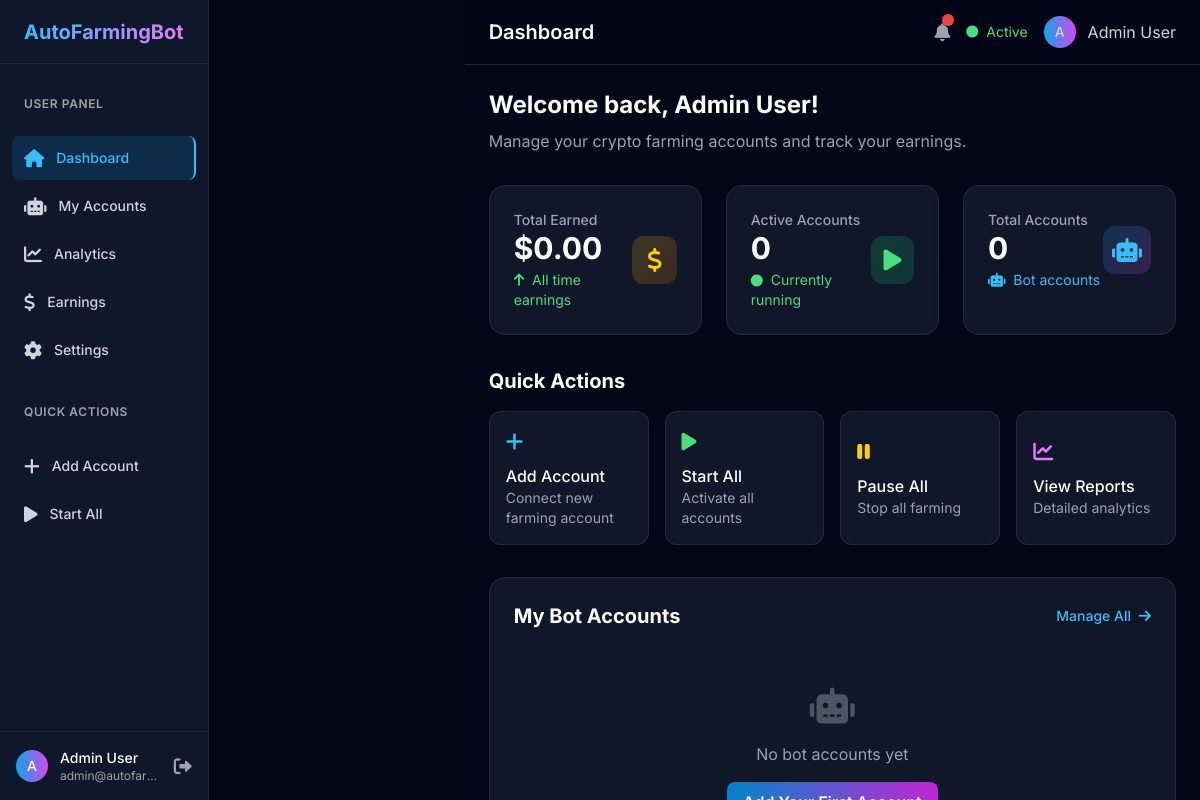
The app's page /dashboard (signed in) with its own data.
### models.py (models this page shows, shortened)
class User(UserMixin, db.Model):
    __tablename__ = 'users'
    id = db.Column(db.Integer, primary_key=True)
    username = db.Column(db.String(64), unique=True, nullable=False)
    email = db.Column(db.String(120), unique=True, nullable=False)
    first_name = db.Column(db.String(64), nullable=True)
    last_name = db.Column(db.String(64), nullable=True)
    password_hash = db.Column(db.String(256), nullable=False)
    role = db.Column(db.String(20), default='user')  # 'user' or 'admin'
    active = db.Column(db.Boolean, default=True)
    created_at = db.Column(db.DateTime, default=datetime.utcnow)
    last_login = db.Column(db.DateTime)
    bot_accounts = db.relationship('BotAccount', backref='user', lazy=True, cascade='all, delete-orphan')
    @property
    def full_name(self):
        if self.first_name and self.last_name:
            return f"{self.first_name} {self.last_name}"
        return self.username

### routes.py (the view)
@app.route('/dashboard')
@login_required
def user_dashboard():
    user_accounts = BotAccount.query.filter_by(user_id=current_user.id).all()
    total_earned = sum(account.total_earned for account in user_accounts)
    active_count = len([acc for acc in user_accounts if acc.status == 'active'])
    account_ids = [acc.id for acc in user_accounts]
    recent_sessions = FarmingSession.query.filter(
        FarmingSession.bot_account_id.in_(account_ids)
    ).order_by(FarmingSession.session_start.desc()).limit(5).all()
    return render_template('user/dashboard.html',
                         accounts=user_accounts,
                         total_earned=total_earned,
                         active_count=active_count,
                         recent_sessions=recent_sessions)

### app.py (called while the page is built)
@login_manager.user_loader
def load_user(user_id):
    from models import User
    return User.query.get(int(user_id))

### templates/user/dashboard.html (shortened to what this page needs)
{% extends "user/base.html" %}
{% block page_title %}Dashboard{% endblock %}
{% block content %}
<div class="mb-8">
    <h1 class="text-2xl font-bold text-white mb-2">Welcome back, {{ current_user.full_name }}!</h1>
    <p class="text-gray-400">Manage your crypto farming accounts and track your earnings.</p>
</div>
<div class="grid grid-cols-1 md:grid-cols-3 gap-6 mb-8">
    <div class="bg-dark-800/50 backdrop-blur-sm rounded-2xl border border-dark-700/50 p-6">
        <div class="flex items-center justify-between">
            <div>
                <p class="text-sm font-medium text-gray-400">Total Earned</p>
                <p class="text-3xl font-bold text-white">${{ "%.2f"|format(total_earned) }}</p>
                <p class="text-sm text-green-400 mt-1">
                    <i class="fas fa-arrow-up mr-1"></i>
                    All time earnings
                </p>
            </div>
            <div class="flex items-center justify-center w-12 h-12 bg-gradient-to-br from-yellow-500/20 to-orange-500/20 rounded-xl">
                <i class="fas fa-dollar-sign text-2xl text-yellow-400"></i>
            </div>
        </div>
    </div>
    <div class="bg-dark-800/50 backdrop-blur-sm rounded-2xl border border-dark-700/50 p-6">
        <div class="flex items-center justify-between">
            <div>
                <p class="text-sm font-medium text-gray-400">Active Accounts</p>
                <p class="text-3xl font-bold text-white">{{ active_count }}</p>
                <p class="text-sm text-green-400 mt-1">
                    <i class="fas fa-circle text-xs mr-1"></i>
                    Currently running
                </p>
            </div>
            <div class="flex items-center justify-center w-12 h-12 bg-gradient-to-br from-green-500/20 to-emerald-500/20 rounded-xl">
                <i class="fas fa-play text-2xl text-green-400"></i>
            </div>
        </div>
    </div>
    <div class="bg-dark-800/50 backdrop-blur-sm rounded-2xl border border-dark-700/50 p-6">
        <div class="flex items-center justify-between">
            <div>
                <p class="text-sm font-medium text-gray-400">Total Accounts</p>
                <p class="text-3xl font-bold text-white">{{ accounts|length }}</p>
                <p class="text-sm text-primary-400 mt-1">
                    <i class="fas fa-robot mr-1"></i>
                    Bot accounts
                </p>
            </div>
            <div class="flex items-center justify-center w-12 h-12 bg-gradient-to-br from-primary-500/20 to-accent-500/20 rounded-xl">
                <i class="fas fa-robot text-2xl text-primary-400"></i>
            </div>
        </div>
    </div>
</div>
<div class="mb-8">
    <div class="flex items-center justify-between mb-4">
        <h2 class="text-xl font-bold text-white">Quick Actions</h2>
    </div>
    <div class="grid grid-cols-1 md:grid-cols-4 gap-4">
        <button class="p-4 bg-dark-800/50 backdrop-blur-sm rounded-xl border border-dark-700/50 hover:border-primary-500/50 transition-all duration-200 text-left">
            <i class="fas fa-plus text-primary-400 text-xl mb-2"></i>
            <h3 class="text-white font-medium">Add Account</h3>
            <p class="text-gray-400 text-sm">Connect new farming account</p>
        </button>
        <button class="p-4 bg-dark-800/50 backdrop-blur-sm rounded-xl border border-dark-700/50 hover:border-primary-500/50 transition-all duration-200 text-left">
            <i class="fas fa-play text-green-400 text-xl mb-2"></i>
            <h3 class="text-white font-medium">Start All</h3>
            <p class="text-gray-400 text-sm">Activate all accounts</p>
        </button>
        <button class="p-4 bg-dark-800/50 backdrop-blur-sm rounded-xl border border-dark-700/50 hover:border-primary-500/50 transition-all duration-200 text-left">
            <i class="fas fa-pause text-yellow-400 text-xl mb-2"></i>
            <h3 class="text-white font-medium">Pause All</h3>
            <p class="text-gray-400 text-sm">Stop all farming</p>
        </button>
        <button class="p-4 bg-dark-800/50 backdrop-blur-sm rounded-xl border border-dark-700/50 hover:border-primary-500/50 transition-all duration-200 text-left">
            <i class="fas fa-chart-line text-accent-400 text-xl mb-2"></i>
            <h3 class="text-white font-medium">View Reports</h3>
            <p class="text-gray-400 text-sm">Detailed analytics</p>
        </button>
    </div>
</div>
<div class="grid grid-cols-1 xl:grid-cols-2 gap-6">
    <div class="bg-dark-800/50 backdrop-blur-sm rounded-2xl border border-dark-700/50 p-6">
        <div class="flex items-center justify-between mb-6">
            <h2 class="text-xl font-bold text-white">My Bot Accounts</h2>
            <button class="text-primary-400 hover:text-primary-300 text-sm font-medium transition-colors">
                Manage All <i class="fas fa-arrow-right ml-1"></i>
            </button>
        </div>
        <div class="space-y-4">
            {% if not accounts %}
            <div class="text-center py-8">
                <i class="fas fa-robot text-4xl text-gray-600 mb-4"></i>
                <p class="text-gray-400 mb-4">No bot accounts yet</p>
                <button class="px-4 py-2 bg-gradient-to-r from-primary-600 to-accent-600 text-white font-semibold rounded-lg hover:from-primary-700 hover:to-accent-700 transition-all duration-200">
                </button>
            </div>
            {% endif %}
        </div>
    </div>
</div>
{% endblock %}

### templates/user/base.html (shortened to what this page needs)
<!DOCTYPE html>
<html lang="en">
<head>
    <link href="https://cdnjs.cloudflare.com/ajax/libs/font-awesome/6.0.0/css/all.min.css" rel="stylesheet">
    <script src="https://cdn.tailwindcss.com"></script>
</head>
<body class="bg-dark-950 text-white font-inter">
    <div class="flex h-screen overflow-hidden">
        <aside id="sidebar" class="fixed inset-y-0 left-0 z-50 w-64 bg-dark-900 border-r border-dark-800 transform -translate-x-full transition-transform duration-300 ease-in-out lg:translate-x-0 lg:static lg:inset-0">
            <div class="flex items-center justify-between h-16 px-6 border-b border-dark-800">
                <span class="text-xl font-bold bg-gradient-to-r from-primary-400 to-accent-400 bg-clip-text text-transparent">
                </span>
            </div>
            <nav class="mt-8">
                <div class="px-6 mb-6">
                    <h3 class="text-xs font-semibold text-gray-400 uppercase tracking-wider">User Panel</h3>
                </div>
                <div class="space-y-1 px-3">
                    <a href="{{ url_for('user_dashboard') }}" class="group flex items-center px-3 py-2 text-sm font-medium rounded-lg {% if request.endpoint == 'user_dashboard' %}bg-primary-600/20 text-primary-400 border-r-2 border-primary-400{% else %}text-gray-300 hover:bg-dark-800 hover:text-primary-400{% endif %} transition-all duration-200">
                        <i class="fas fa-home mr-3 text-lg"></i>
                        Dashboard
                    </a>
                    <a href="#" class="group flex items-center px-3 py-2 text-sm font-medium rounded-lg text-gray-300 hover:bg-dark-800 hover:text-primary-400 transition-all duration-200">
                        <i class="fas fa-robot mr-3 text-lg"></i>
                        My Accounts
                    </a>
                    <a href="#" class="group flex items-center px-3 py-2 text-sm font-medium rounded-lg text-gray-300 hover:bg-dark-800 hover:text-primary-400 transition-all duration-200">
                        <i class="fas fa-chart-line mr-3 text-lg"></i>
                        Analytics
                    </a>
                    <a href="#" class="group flex items-center px-3 py-2 text-sm font-medium rounded-lg text-gray-300 hover:bg-dark-800 hover:text-primary-400 transition-all duration-200">
                        <i class="fas fa-dollar-sign mr-3 text-lg"></i>
                        Earnings
                    </a>
                    <a href="#" class="group flex items-center px-3 py-2 text-sm font-medium rounded-lg text-gray-300 hover:bg-dark-800 hover:text-primary-400 transition-all duration-200">
                        <i class="fas fa-cog mr-3 text-lg"></i>
                        Settings
                    </a>
                </div>
                <div class="px-6 mt-8 mb-6">
                    <h3 class="text-xs font-semibold text-gray-400 uppercase tracking-wider">Quick Actions</h3>
                </div>
                <div class="space-y-1 px-3">
                    <a href="#" class="group flex items-center px-3 py-2 text-sm font-medium rounded-lg text-gray-300 hover:bg-dark-800 hover:text-primary-400 transition-all duration-200">
                        <i class="fas fa-plus mr-3 text-lg"></i>
                        Add Account
                    </a>
                    <a href="#" class="group flex items-center px-3 py-2 text-sm font-medium rounded-lg text-gray-300 hover:bg-dark-800 hover:text-primary-400 transition-all duration-200">
                        <i class="fas fa-play mr-3 text-lg"></i>
                        Start All
                    </a>
                </div>
            </nav>
            <div class="absolute bottom-0 left-0 right-0 p-4 border-t border-dark-800">
                <div class="flex items-center">
                    <div class="flex-shrink-0">
                        <div class="w-8 h-8 bg-gradient-to-r from-primary-500 to-accent-500 rounded-full flex items-center justify-center">
                            <span class="text-sm font-medium">{{ current_user.first_name[0] if current_user.first_name else current_user.username[0] }}</span>
                        </div>
                    </div>
                    <div class="ml-3 flex-1 min-w-0">
                        <p class="text-sm font-medium text-white truncate">
                            {{ current_user.full_name }}
                        </p>
                        <p class="text-xs text-gray-400 truncate">
                            {{ current_user.email }}
                        </p>
                    </div>
                    <a href="{{ url_for('logout') }}" class="ml-2 text-gray-400 hover:text-white transition-colors">
                        <i class="fas fa-sign-out-alt text-lg"></i>
                    </a>
                </div>
            </div>
        </aside>
        <div class="lg:pl-64">
            <div class="sticky top-0 z-40 bg-dark-950/95 backdrop-blur-md border-b border-dark-800">
                <div class="flex items-center justify-between h-16 px-6">
                    <div class="flex items-center">
                        <h1 class="text-xl font-semibold text-white">
                            {% block page_title %}Dashboard{% endblock %}
                        </h1>
                    </div>
                    <div class="flex items-center space-x-4">
                        <button class="text-gray-400 hover:text-white transition-colors relative">
                            <i class="fas fa-bell text-lg"></i>
                            <span class="absolute -top-1 -right-1 w-3 h-3 bg-red-500 rounded-full text-xs flex items-center justify-center"></span>
                        </button>
                        <div class="hidden md:flex items-center space-x-4 text-sm">
                            <div class="flex items-center text-green-400">
                                <i class="fas fa-circle text-xs mr-2"></i>
                                <span>Active</span>
                            </div>
                        </div>
                        <div class="relative">
                            <button class="flex items-center text-gray-300 hover:text-white transition-colors">
                                <div class="w-8 h-8 bg-gradient-to-r from-primary-500 to-accent-500 rounded-full flex items-center justify-center mr-3">
                                    <span class="text-sm font-medium">{{ current_user.first_name[0] if current_user.first_name else current_user.username[0] }}</span>
                                </div>
                                <span class="hidden md:block">{{ current_user.full_name }}</span>
                            </button>
                        </div>
                    </div>
                </div>
            </div>
            <main class="p-6">
                {% block content %}{% endblock %}
            </main>
        </div>
    </div>
</body>
</html>

### records on screen
User: first_name "A", full_name "Admin User", email "admin@autofar…"

### other values on screen
{{ "%.2f"|format(total_earned) }} "0.00"
{{ active_count }} "0"
{{ accounts|length }} "0"
